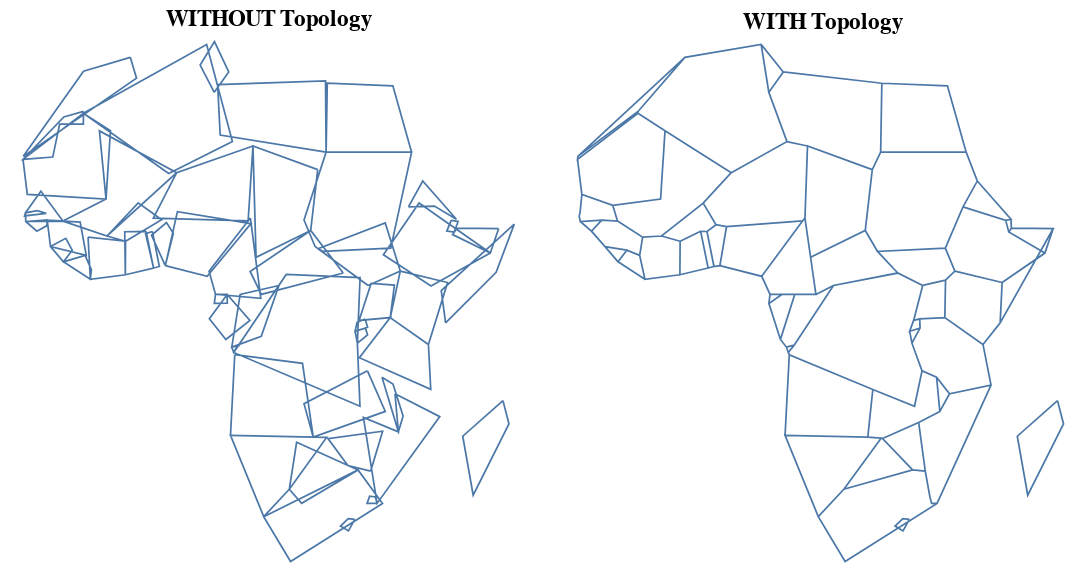

The notebook cell this image was saved under:
### Code cell
l = tp.Topology(data=africa, topology=False).toposimplify(4).to_alt().properties(title='WITHOUT Topology')
r = tp.Topology(africa, topology=True).toposimplify(4).to_alt().properties(title='WITH Topology')
l | r

### Figure 1 — Vega-Lite specification as saved in the notebook (floating-point values rounded to 4 significant figures; data arrays with more than 128 entries replaced by an {"elided": "..."} marker saying what was removed)
{"config": {"view": {"continuousWidth": 400, "continuousHeight": 300}}, "hconcat": [{"data": {"name": "data-adde54e4df3dc58f1a3a79fcfbd0c306", "format": {"mesh": "data", "type": "topojson"}}, "mark": {"type": "geoshape", "filled": false}, "projection": {"reflectY": true, "type": "identity"}, "title": "WITHOUT Topology", "width": 300}, {"data": {"name": "data-93ab7ef76c36982310e52544bb0d0057", "format": {"mesh": "data", "type": "topojson"}}, "mark": {"type": "geoshape", "filled": false}, "projection": {"reflectY": true, "type": "identity"}, "title": "WITH Topology", "width": 300}], "$schema": "https://vega.github.io/schema/vega-lite/v4.8.1.json", "datasets": {"data-adde54e4df3dc58f1a3a79fcfbd0c306": {"type": "Topology", "objects": {"data": {"geometries": [{"properties": {"pop_est": 53950935, "continent": "Africa", "name": "Tanzania", "iso_a3": "TZA", "gdp_md_est": 150600.0}, "type": "Polygon", "arcs": [[0]]}, {"properties": {"pop_est": 603253, "continent": "Africa", "name": "W. Sahara", "iso_a3": "ESH", "gdp_md_est": 906.5}, "type": "Polygon", "arcs": [[1]]}, {"properties": {"pop_est": 83301151, "continent": "Africa", "name": "Dem. Rep. Congo", "iso_a3": "COD", "gdp_md_est": 66010.0}, "type": "Polygon", "arcs": [[2]]}, {"properties": {"pop_est": 7531386, "continent": "Africa", "name": "Somalia", "iso_a3": "SOM", "gdp_md_est": 4719.0}, "type": "Polygon", "arcs": [[3]]}, {"properties": {"pop_est": 47615739, "continent": "Africa", "name": "Kenya", "iso_a3": "KEN", "gdp_md_est": 152700.0}, "type": "Polygon", "arcs": [[4]]}, {"properties": {"pop_est": 37345935, "continent": "Africa", "name": "Sudan", "iso_a3": "SDN", "gdp_md_est": 176300.0}, "type": "Polygon", "arcs": [[5]]}, {"properties": {"pop_est": 12075985, "continent": "Africa", "name": "Chad", "iso_a3": "TCD", "gdp_md_est": 30590.0}, "type": "Polygon", "arcs": [[6]]}, {"properties": {"pop_est": 54841552, "continent": "Africa", "name": "South Africa", "iso_a3": "ZAF", "gdp_md_est": 739100.0}, "type": "Polygon", "arcs": [[7], [8]]}, {"properties": {"pop_est": 1958042, "continent": "Africa", "name": "Lesotho", "iso_a3": "LSO", "gdp_md_est": 6019.0}, "type": "Polygon", "arcs": [[8]]}, {"properties": {"pop_est": 13805084, "continent": "Africa", "name": "Zimbabwe", "iso_a3": "ZWE", "gdp_md_est": 28330.0}, "type": "Polygon", "arcs": [[9]]}, {"properties": {"pop_est": 2214858, "continent": "Africa", "name": "Botswana", "iso_a3": "BWA", "gdp_md_est": 35900.0}, "type": "Polygon", "arcs": [[10]]}, {"properties": {"pop_est": 2484780, "continent": "Africa", "name": "Namibia", "iso_a3": "NAM", "gdp_md_est": 25990.0}, "type": "Polygon", "arcs": [[11]]}, {"properties": {"pop_est": 14668522, "continent": "Africa", "name": "Senegal", "iso_a3": "SEN", "gdp_md_est": 39720.0}, "type": "Polygon", "arcs": [[12]]}, {"properties": {"pop_est": 17885245, "continent": "Africa", "name": "Mali", "iso_a3": "MLI", "gdp_md_est": 38090.0}, "type": "Polygon", "arcs": [[13]]}, {"properties": {"pop_est": 3758571, "continent": "Africa", "name": "Mauritania", "iso_a3": "MRT", "gdp_md_est": 16710.0}, "type": "Polygon", "arcs": [[14]]}, {"properties": {"pop_est": 11038805, "continent": "Africa", "name": "Benin", "iso_a3": "BEN", "gdp_md_est": 24310.0}, "type": "Polygon", "arcs": [[15]]}, {"properties": {"pop_est": 19245344, "continent": "Africa", "name": "Niger", "iso_a3": "NER", "gdp_md_est": 20150.0}, "type": "Polygon", "arcs": [[16]]}, {"properties": {"pop_est": 190632261, "continent": "Africa", "name": "Nigeria", "iso_a3": "NGA", "gdp_md_est": 1089000.0}, "type": "Polygon", "arcs": [[17]]}, {"properties": {"pop_est": 24994885, "continent": "Africa", "name": "Cameroon", "iso_a3": "CMR", "gdp_md_est": 77240.0}, "type": "Polygon", "arcs": [[18]]}, {"properties": {"pop_est": 7965055, "continent": "Africa", "name": "Togo", "iso_a3": "TGO", "gdp_md_est": 11610.0}, "type": "Polygon", "arcs": [[19]]}, {"properties": {"pop_est": 27499924, "continent": "Africa", "name": "Ghana", "iso_a3": "GHA", "gdp_md_est": 120800.0}, "type": "Polygon", "arcs": [[20]]}, {"properties": {"pop_est": 24184810, "continent": "Africa", "name": "Côte d'Ivoire", "iso_a3": "CIV", "gdp_md_est": 87120.0}, "type": "Polygon", "arcs": [[21]]}, {"properties": {"pop_est": 12413867, "continent": "Africa", "name": "Guinea", "iso_a3": "GIN", "gdp_md_est": 16080.0}, "type": "Polygon", "arcs": [[22]]}, {"properties": {"pop_est": 1792338, "continent": "Africa", "name": "Guinea-Bissau", "iso_a3": "GNB", "gdp_md_est": 2851.0}, "type": "Polygon", "arcs": [[23]]}, {"properties": {"pop_est": 4689021, "continent": "Africa", "name": "Liberia", "iso_a3": "LBR", "gdp_md_est": 3881.0}, "type": "Polygon", "arcs": [[24]]}, {"properties": {"pop_est": 6163195, "continent": "Africa", "name": "Sierra Leone", "iso_a3": "SLE", "gdp_md_est": 10640.0}, "type": "Polygon", "arcs": [[25]]}, {"properties": {"pop_est": 20107509, "continent": "Africa", "name": "Burkina Faso", "iso_a3": "BFA", "gdp_md_est": 32990.0}, "type": "Polygon", "arcs": [[26]]}, {"properties": {"pop_est": 5625118, "continent": "Africa", "name": "Central African Rep.", "iso_a3": "CAF", "gdp_md_est": 3206.0}, "type": "Polygon", "arcs": [[27]]}, {"properties": {"pop_est": 4954674, "continent": "Africa", "name": "Congo", "iso_a3": "COG", "gdp_md_est": 30270.0}, "type": "Polygon", "arcs": [[28]]}, {"properties": {"pop_est": 1772255, "continent": "Africa", "name": "Gabon", "iso_a3": "GAB", "gdp_md_est": 35980.0}, "type": "Polygon", "arcs": [[29]]}, {"properties": {"pop_est": 778358, "continent": "Africa", "name": "Eq. Guinea", "iso_a3": "GNQ", "gdp_md_est": 31770.0}, "type": "Polygon", "arcs": [[30]]}, {"properties": {"pop_est": 15972000, "continent": "Africa", "name": "Zambia", "iso_a3": "ZMB", "gdp_md_est": 65170.0}, "type": "Polygon", "arcs": [[31]]}, {"properties": {"pop_est": 19196246, "continent": "Africa", "name": "Malawi", "iso_a3": "MWI", "gdp_md_est": 21200.0}, "type": "Polygon", "arcs": [[32]]}, {"properties": {"pop_est": 26573706, "continent": "Africa", "name": "Mozambique", "iso_a3": "MOZ", "gdp_md_est": 35010.0}, "type": "Polygon", "arcs": [[33]]}, {"properties": {"pop_est": 1467152, "continent": "Africa", "name": "eSwatini", "iso_a3": "SWZ", "gdp_md_est": 11060.0}, "type": "Polygon", "arcs": [[34]]}, {"properties": {"pop_est": 29310273, "continent": "Africa", "name": "Angola", "iso_a3": "AGO", "gdp_md_est": 189000.0}, "type": "MultiPolygon", "arcs": [[[35]], [[36]]]}, {"properties": {"pop_est": 11466756, "continent": "Africa", "name": "Burundi", "iso_a3": "BDI", "gdp_md_est": 7892.0}, "type": "Polygon", "arcs": [[37]]}, {"properties": {"pop_est": 25054161, "continent": "Africa", "name": "Madagascar", "iso_a3": "MDG", "gdp_md_est": 36860.0}, "type": "Polygon", "arcs": [[38]]}, {"properties": {"pop_est": 2051363, "continent": "Africa", "name": "Gambia", "iso_a3": "GMB", "gdp_md_est": 3387.0}, "type": "Polygon", "arcs": [[39]]}, {"properties": {"pop_est": 11403800, "continent": "Africa", "name": "Tunisia", "iso_a3": "TUN", "gdp_md_est": 130800.0}, "type": "Polygon", "arcs": [[40]]}, {"properties": {"pop_est": 40969443, "continent": "Africa", "name": "Algeria", "iso_a3": "DZA", "gdp_md_est": 609400.0}, "type": "Polygon", "arcs": [[41]]}, {"properties": {"pop_est": 5918919, "continent": "Africa", "name": "Eritrea", "iso_a3": "ERI", "gdp_md_est": 9169.0}, "type": "Polygon", "arcs": [[42]]}, {"properties": {"pop_est": 33986655, "continent": "Africa", "name": "Morocco", "iso_a3": "MAR", "gdp_md_est": 282800.0}, "type": "Polygon", "arcs": [[43]]}, {"properties": {"pop_est": 97041072, "continent": "Africa", "name": "Egypt", "iso_a3": "EGY", "gdp_md_est": 1105000.0}, "type": "Polygon", "arcs": [[44]]}, {"properties": {"pop_est": 6653210, "continent": "Africa", "name": "Libya", "iso_a3": "LBY", "gdp_md_est": 90890.0}, "type": "Polygon", "arcs": [[45]]}, {"properties": {"pop_est": 105350020, "continent": "Africa", "name": "Ethiopia", "iso_a3": "ETH", "gdp_md_est": 174700.0}, "type": "Polygon", "arcs": [[46]]}, {"properties": {"pop_est": 865267, "continent": "Africa", "name": "Djibouti", "iso_a3": "DJI", "gdp_md_est": 3345.0}, "type": "Polygon", "arcs": [[47]]}, {"properties": {"pop_est": 3500000, "continent": "Africa", "name": "Somaliland", "iso_a3": "-99", "gdp_md_est": 12250.0}, "type": "Polygon", "arcs": [[48]]}, {"properties": {"pop_est": 39570125, "continent": "Africa", "name": "Uganda", "iso_a3": "UGA", "gdp_md_est": 84930.0}, "type": "Polygon", "arcs": [[49]]}, {"properties": {"pop_est": 11901484, "continent": "Africa", "name": "Rwanda", "iso_a3": "RWA", "gdp_md_est": 21970.0}, "type": "Polygon", "arcs": [[50]]}, {"properties": {"pop_est": 13026129, "continent": "Africa", "name": "S. Sudan", "iso_a3": "SSD", "gdp_md_est": 20880.0}, "type": "Polygon", "arcs": [[51]]}], "type": "GeometryCollection"}}, "bbox": [-17.63, -34.82, 51.13, 37.35], "transform": {"scale": [6.876e-05, 7.217e-05], "translate": [-17.63, -34.82]}, "arcs": {"elided": "52 rows, 538 int values in total"}}, "data-93ab7ef76c36982310e52544bb0d0057": {"type": "Topology", "objects": {"data": {"geometries": [{"properties": {"pop_est": 53950935, "continent": "Africa", "name": "Tanzania", "iso_a3": "TZA", "gdp_md_est": 150600.0}, "type": "Polygon", "arcs": [[-6, 0, -84, -82, -77, -3, -100, -140, -137]]}, {"properties": {"pop_est": 603253, "continent": "Africa", "name": "W. Sahara", "iso_a3": "ESH", "gdp_md_est": 906.5}, "type": "Polygon", "arcs": [[-106, -22, 1, -115]]}, {"properties": {"pop_est": 83301151, "continent": "Africa", "name": "Dem. Rep. Congo", "iso_a3": "COD", "gdp_md_est": 66010.0}, "type": "Polygon", "arcs": [[2, -81, -96, 3, -93, -67, -63, -144, -138, -142, -101]]}, {"properties": {"pop_est": 7531386, "continent": "Africa", "name": "Somalia", "iso_a3": "SOM", "gdp_md_est": 4719.0}, "type": "Polygon", "arcs": [[-7, -126, -133, 4]]}, {"properties": {"pop_est": 47615739, "continent": "Africa", "name": "Kenya", "iso_a3": "KEN", "gdp_md_est": 152700.0}, "type": "Polygon", "arcs": [[5, -139, -148, -127, 6, 7]]}, {"properties": {"pop_est": 37345935, "continent": "Africa", "name": "Sudan", "iso_a3": "SDN", "gdp_md_est": 176300.0}, "type": "Polygon", "arcs": [[-66, -10, -119, -117, 8, -112, -128, -146]]}, {"properties": {"pop_est": 12075985, "continent": "Africa", "name": "Chad", "iso_a3": "TCD", "gdp_md_est": 30590.0}, "type": "Polygon", "arcs": [[9, -65, -33, -27, -120]]}, {"properties": {"pop_est": 54841552, "continent": "Africa", "name": "South Africa", "iso_a3": "ZAF", "gdp_md_est": 739100.0}, "type": "Polygon", "arcs": [[-16, -14, -13, -87, -91, -86, 10], [11]]}, {"properties": {"pop_est": 1958042, "continent": "Africa", "name": "Lesotho", "iso_a3": "LSO", "gdp_md_est": 6019.0}, "type": "Polygon", "arcs": [[11]]}, {"properties": {"pop_est": 13805084, "continent": "Africa", "name": "Zimbabwe", "iso_a3": "ZWE", "gdp_md_est": 28330.0}, "type": "Polygon", "arcs": [[12, -15, -78, -88]]}, {"properties": {"pop_est": 2214858, "continent": "Africa", "name": "Botswana", "iso_a3": "BWA", "gdp_md_est": 35900.0}, "type": "Polygon", "arcs": [[13, -18, -79, 14]]}, {"properties": {"pop_est": 2484780, "continent": "Africa", "name": "Namibia", "iso_a3": "NAM", "gdp_md_est": 25990.0}, "type": "Polygon", "arcs": [[15, 16, -98, -80, 17]]}, {"properties": {"pop_est": 14668522, "continent": "Africa", "name": "Senegal", "iso_a3": "SEN", "gdp_md_est": 39720.0}, "type": "Polygon", "arcs": [[18, -24, -21, -44, -48, 19, -103]]}, {"properties": {"pop_est": 17885245, "continent": "Africa", "name": "Mali", "iso_a3": "MLI", "gdp_md_est": 38090.0}, "type": "Polygon", "arcs": [[20, -23, -110, -29, -57, -41, -45]]}, {"properties": {"pop_est": 3758571, "continent": "Africa", "name": "Mauritania", "iso_a3": "MRT", "gdp_md_est": 16710.0}, "type": "Polygon", "arcs": [[21, -111, 22, 23, 24]]}, {"properties": {"pop_est": 11038805, "continent": "Africa", "name": "Benin", "iso_a3": "BEN", "gdp_md_est": 24310.0}, "type": "Polygon", "arcs": [[25, -37, -59, -28, -30]]}, {"properties": {"pop_est": 19245344, "continent": "Africa", "name": "Niger", "iso_a3": "NER", "gdp_md_est": 20150.0}, "type": "Polygon", "arcs": [[26, -36, -31, 27, -58, 28, -109, -121]]}, {"properties": {"pop_est": 190632261, "continent": "Africa", "name": "Nigeria", "iso_a3": "NGA", "gdp_md_est": 1089000.0}, "type": "Polygon", "arcs": [[29, 30, -35, 31]]}, {"properties": {"pop_est": 24994885, "continent": "Africa", "name": "Cameroon", "iso_a3": "CMR", "gdp_md_est": 77240.0}, "type": "Polygon", "arcs": [[32, -64, -69, -71, -74, 33, 34, 35]]}, {"properties": {"pop_est": 7965055, "continent": "Africa", "name": "Togo", "iso_a3": "TGO", "gdp_md_est": 11610.0}, "type": "Polygon", "arcs": [[36, 37, -39, -60]]}, {"properties": {"pop_est": 27499924, "continent": "Africa", "name": "Ghana", "iso_a3": "GHA", "gdp_md_est": 120800.0}, "type": "Polygon", "arcs": [[38, 39, -42, -61]]}, {"properties": {"pop_est": 24184810, "continent": "Africa", "name": "Côte d'Ivoire", "iso_a3": "CIV", "gdp_md_est": 87120.0}, "type": "Polygon", "arcs": [[40, -62, 41, 42, -51, -46]]}, {"properties": {"pop_est": 12413867, "continent": "Africa", "name": "Guinea", "iso_a3": "GIN", "gdp_md_est": 16080.0}, "type": "Polygon", "arcs": [[43, 44, 45, -53, -54, 46, -49]]}, {"properties": {"pop_est": 1792338, "continent": "Africa", "name": "Guinea-Bissau", "iso_a3": "GNB", "gdp_md_est": 2851.0}, "type": "Polygon", "arcs": [[47, 48, 49]]}, {"properties": {"pop_est": 4689021, "continent": "Africa", "name": "Liberia", "iso_a3": "LBR", "gdp_md_est": 3881.0}, "type": "Polygon", "arcs": [[50, 51, -55, 52]]}, {"properties": {"pop_est": 6163195, "continent": "Africa", "name": "Sierra Leone", "iso_a3": "SLE", "gdp_md_est": 10640.0}, "type": "Polygon", "arcs": [[53, 54, 55]]}, {"properties": {"pop_est": 20107509, "continent": "Africa", "name": "Burkina Faso", "iso_a3": "BFA", "gdp_md_est": 32990.0}, "type": "Polygon", "arcs": [[56, 57, 58, 59, 60, 61]]}, {"properties": {"pop_est": 5625118, "continent": "Africa", "name": "Central African Rep.", "iso_a3": "CAF", "gdp_md_est": 3206.0}, "type": "Polygon", "arcs": [[62, -70, 63, 64, 65, -145]]}, {"properties": {"pop_est": 4954674, "continent": "Africa", "name": "Congo", "iso_a3": "COG", "gdp_md_est": 30270.0}, "type": "Polygon", "arcs": [[66, -95, 67, -72, 68, 69]]}, {"properties": {"pop_est": 1772255, "continent": "Africa", "name": "Gabon", "iso_a3": "GAB", "gdp_md_est": 35980.0}, "type": "Polygon", "arcs": [[70, 71, 72, -75]]}, {"properties": {"pop_est": 778358, "continent": "Africa", "name": "Eq. Guinea", "iso_a3": "GNQ", "gdp_md_est": 31770.0}, "type": "Polygon", "arcs": [[73, 74, 75]]}, {"properties": {"pop_est": 15972000, "continent": "Africa", "name": "Zambia", "iso_a3": "ZMB", "gdp_md_est": 65170.0}, "type": "Polygon", "arcs": [[76, -83, -89, 77, 78, 79, -97, 80]]}, {"properties": {"pop_est": 19196246, "continent": "Africa", "name": "Malawi", "iso_a3": "MWI", "gdp_md_est": 21200.0}, "type": "Polygon", "arcs": [[81, -90, 82]]}, {"properties": {"pop_est": 26573706, "continent": "Africa", "name": "Mozambique", "iso_a3": "MOZ", "gdp_md_est": 35010.0}, "type": "Polygon", "arcs": [[83, 84, 85, -92, 86, 87, 88, 89]]}, {"properties": {"pop_est": 1467152, "continent": "Africa", "name": "eSwatini", "iso_a3": "SWZ", "gdp_md_est": 11060.0}, "type": "Polygon", "arcs": [[90, 91]]}, {"properties": {"pop_est": 29310273, "continent": "Africa", "name": "Angola", "iso_a3": "AGO", "gdp_md_est": 189000.0}, "type": "MultiPolygon", "arcs": [[[92, 93, 94]], [[95, 96, 97, 98]]]}, {"properties": {"pop_est": 11466756, "continent": "Africa", "name": "Burundi", "iso_a3": "BDI", "gdp_md_est": 7892.0}, "type": "Polygon", "arcs": [[99, 100, -141]]}, {"properties": {"pop_est": 25054161, "continent": "Africa", "name": "Madagascar", "iso_a3": "MDG", "gdp_md_est": 36860.0}, "type": "Polygon", "arcs": [[101]]}, {"properties": {"pop_est": 2051363, "continent": "Africa", "name": "Gambia", "iso_a3": "GMB", "gdp_md_est": 3387.0}, "type": "Polygon", "arcs": [[102, 103]]}, {"properties": {"pop_est": 11403800, "continent": "Africa", "name": "Tunisia", "iso_a3": "TUN", "gdp_md_est": 130800.0}, "type": "Polygon", "arcs": [[-108, 104, -123]]}, {"properties": {"pop_est": 40969443, "continent": "Africa", "name": "Algeria", "iso_a3": "DZA", "gdp_md_est": 609400.0}, "type": "Polygon", "arcs": [[105, -114, 106, 107, -122, 108, 109, 110]]}, {"properties": {"pop_est": 5918919, "continent": "Africa", "name": "Eritrea", "iso_a3": "ERI", "gdp_md_est": 9169.0}, "type": "Polygon", "arcs": [[111, 112, -130, -129]]}, {"properties": {"pop_est": 33986655, "continent": "Africa", "name": "Morocco", "iso_a3": "MAR", "gdp_md_est": 282800.0}, "type": "Polygon", "arcs": [[113, 114, 115]]}, {"properties": {"pop_est": 97041072, "continent": "Africa", "name": "Egypt", "iso_a3": "EGY", "gdp_md_est": 1105000.0}, "type": "Polygon", "arcs": [[116, -125, 117]]}, {"properties": {"pop_est": 6653210, "continent": "Africa", "name": "Libya", "iso_a3": "LBY", "gdp_md_est": 90890.0}, "type": "Polygon", "arcs": [[118, 119, 120, 121, 122, 123, 124]]}, {"properties": {"pop_est": 105350020, "continent": "Africa", "name": "Ethiopia", "iso_a3": "ETH", "gdp_md_est": 174700.0}, "type": "Polygon", "arcs": [[125, 126, -147, 127, 128, -132, -134]]}, {"properties": {"pop_est": 865267, "continent": "Africa", "name": "Djibouti", "iso_a3": "DJI", "gdp_md_est": 3345.0}, "type": "Polygon", "arcs": [[129, 130, -135, 131]]}, {"properties": {"pop_est": 3500000, "continent": "Africa", "name": "Somaliland", "iso_a3": "-99", "gdp_md_est": 12250.0}, "type": "Polygon", "arcs": [[132, 133, 134, 135]]}, {"properties": {"pop_est": 39570125, "continent": "Africa", "name": "Uganda", "iso_a3": "UGA", "gdp_md_est": 84930.0}, "type": "Polygon", "arcs": [[136, -143, 137, -149, 138]]}, {"properties": {"pop_est": 11901484, "continent": "Africa", "name": "Rwanda", "iso_a3": "RWA", "gdp_md_est": 21970.0}, "type": "Polygon", "arcs": [[139, 140, 141, 142]]}, {"properties": {"pop_est": 13026129, "continent": "Africa", "name": "S. Sudan", "iso_a3": "SSD", "gdp_md_est": 20880.0}, "type": "Polygon", "arcs": [[143, 144, 145, 146, 147, 148]]}], "type": "GeometryCollection"}}, "bbox": [-17.63, -34.82, 51.13, 37.35], "transform": {"scale": [6.876e-05, 7.217e-05], "translate": [-17.63, -34.82]}, "arcs": {"elided": "149 rows, 616 int values in total"}}}}
